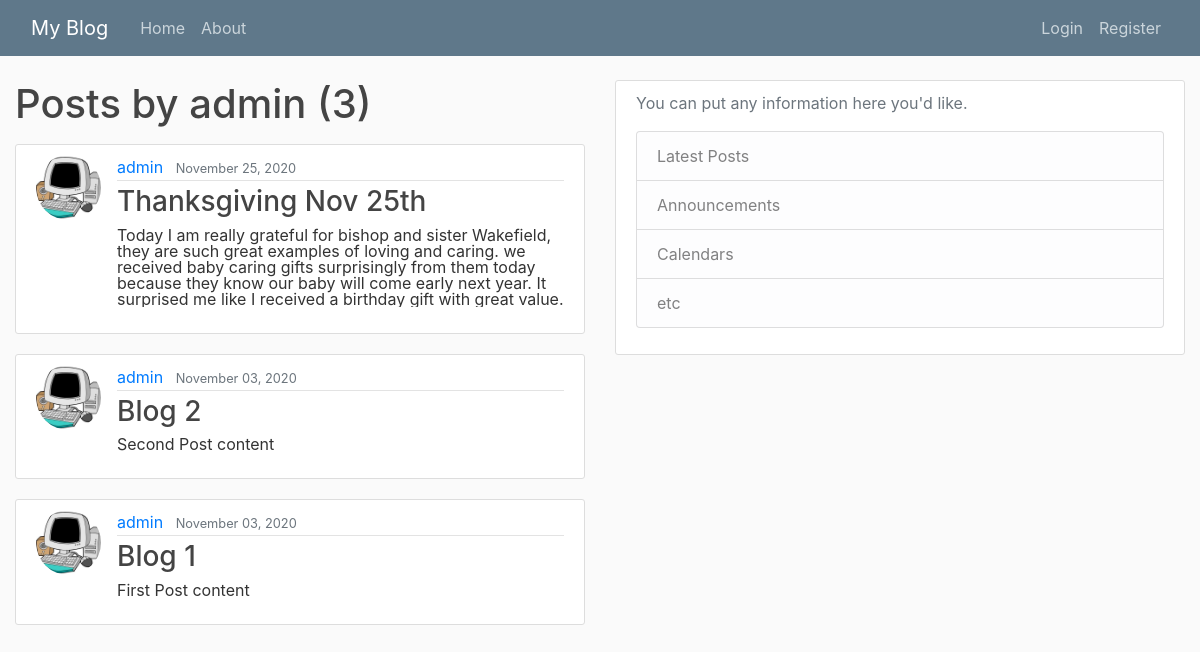
The app's page /user/admin, older data.
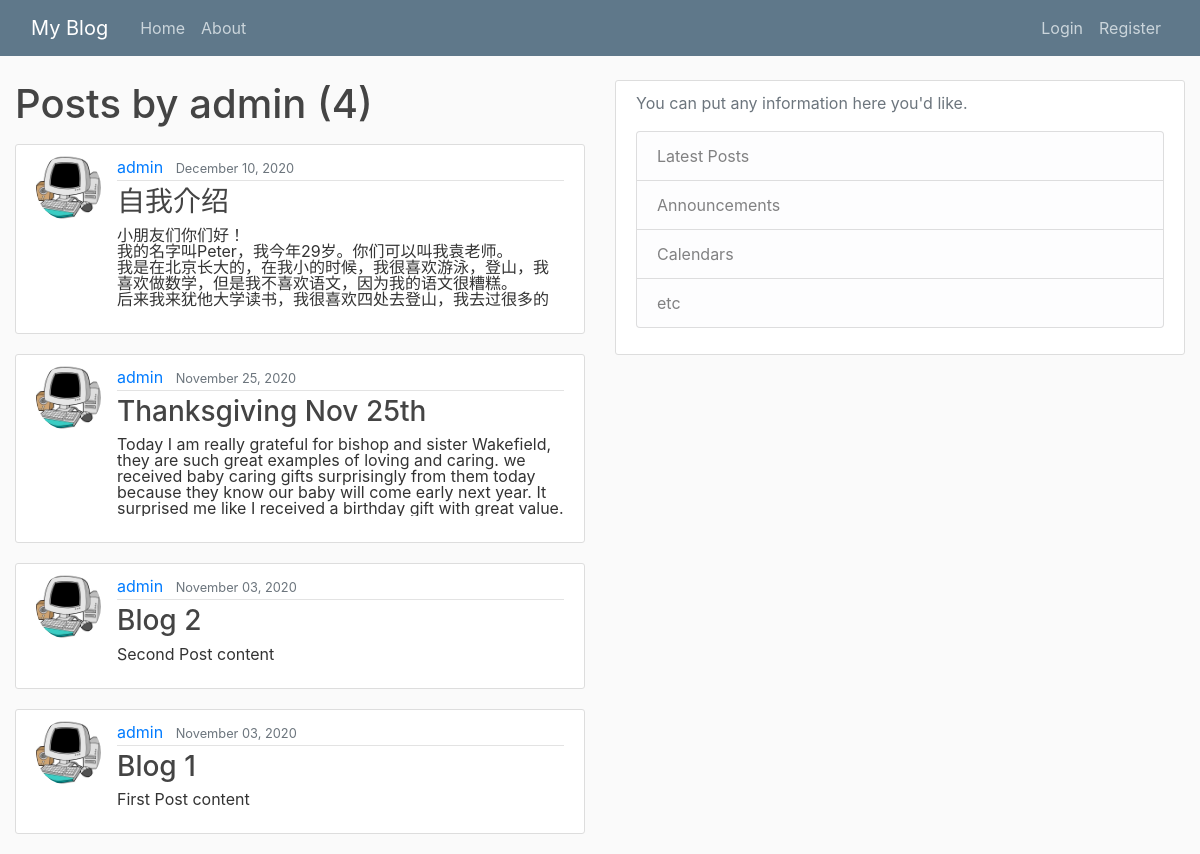
The same page, newer data.
### blog/models.py (models this page shows, shortened)
class Post(models.Model):
    title = models.CharField(max_length=100)
    content = models.TextField()
    date_posted = models.DateTimeField(default=timezone.now)
    author = models.ForeignKey(User, on_delete=models.CASCADE)

### users/models.py (models this page shows, shortened)
class Profile(models.Model):
    user = models.OneToOneField(User, on_delete=models.CASCADE)
    image = models.ImageField(default='default.jpg', upload_to='profile_pics')

### blog/views.py (the view)
# urls.py: path('user/<str:username>', UserPostListView.as_view(), name='user-posts'),
class UserPostListView(ListView):
    model = Post
    template_name = 'blog/user_posts.html' # <app>/<model>_<viewtype>.html
    context_object_name = 'posts' # the default name is object
    paginate_by = 5 #2 per page
    def get_queryset(self):
        user = get_object_or_404(User, username=self.kwargs.get('username'))
        return Post.objects.filter(author=user).order_by('-date_posted')

### blog/templates/blog/user_posts.html (shortened to what this page needs)
{% extends "blog/base.html" %}
    {% block content %}
        <h1 class="mb-3">Posts by {{ view.kwargs.username }} ({{ page_obj.paginator.count }})</h1>
    {% for post in posts %}
     <article class="media content-section">
         <img class="rounded-circle article-img" src="{{ post.author.profile.image.url }}">
          <div class="media-body">
            <div class="article-metadata">
              <a class="mr-2" href="{% url 'user-posts' post.author.username %}">{{ post.author }}</a>
              <small class="text-muted">{{ post.date_posted|date:"F d, Y" }}</small>
            </div>
            <h3><a class="article-title" href="{% url 'post-detail' post.id %}">{{ post.title }}</a></h3>
            <p style="
            line-height: 1em;
            max-height: 5em;
            overflow:hidden" class="article-content">{{ post.content }}</p>
          </div>
        </article>
    {% endfor %}
{% endblock %}

Row changes from the older to the newer data that the page shows:
added Post: author.profile.image (picture), author "admin", date_posted "December 10, 2020", title "自我介绍", content "小朋友们你们好！ 我的名字叫Peter，我今年29岁。你们可以叫我袁老师。 我是在北京长大的，在我小的时候，我很喜欢游泳，登山，我喜欢做数学，但是我不喜欢语文，因为我的语文很糟糕。…"
Text that changed along with them:
{{ page_obj.paginator.count }}: "3" → "4"
